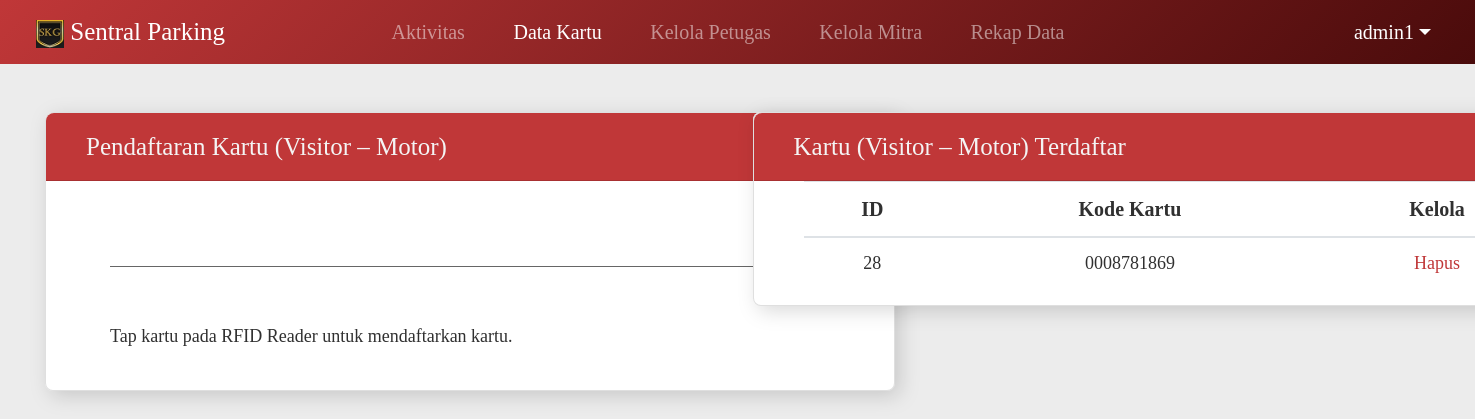
Page /admin/daftar/visitor-motor.php?username=admin1 (signed in) on the committed database.
### tables this page shows
CREATE TABLE `kartu_daftar` (
  `id` int(5) NOT NULL,
  `id_kode_kartu` int(5) NOT NULL,
  `id_status` int(1) NOT NULL,
  `id_jenis` int(1) DEFAULT NULL
);

CREATE TABLE `kartu_kartu` (
  `id_kode_kartu` int(5) NOT NULL,
  `kode_kartu` varchar(10) NOT NULL
);

### admin/daftar/visitor-motor.php (the view, shortened to what this page needs)
<!doctype html>
<html lang="en">
<head>
    <link rel="stylesheet" href="https://cdn.jsdelivr.net/npm/bootstrap@4.0.0/dist/css/bootstrap.min.css">
    <link rel="stylesheet" href="css/visitor-motor.css">
</head>
<body>
    <?php
        $username = $_GET['username'];
    ?>
    <div class="container-fluid w-100">
        <nav class="navbar navbar-expand-lg navbar-dark d-flex gradien fixed-top w-100 align-middle">
            <a class="navbar-brand" href="../aktivitas.php?username=<?= $username ?>">
                <img src="../../assets/logo/logo32x32.png" width="28" height="28" class="d-inline-block align-middle" alt="">
                Sentral Parking
            </a>
            <ul class="navbar-nav w-50 mx-auto d-flex align-items-center justify-content-center">
                <li class="nav-item w-100">
                    <div class="collapse navbar-collapse" id="navbarNavAltMarkup">
                        <div class="navbar-nav justify-content-around menu-lists">
                            <a class="nav-item nav-link menu" href="../aktivitas.php?username=<?= $username ?>">Aktivitas<span class="sr-only">(current)</span></a>
                            <a class="nav-item nav-link menu active" href="../data-kartu.php?username=<?= $username ?>">Data Kartu</a>
                            <a class="nav-item nav-link menu" href="../petugas-kelola.php?username=<?= $username ?>">Kelola Petugas</a>
                            <a class="nav-item nav-link menu" href="../mitra-kelola.php?username=<?= $username ?>">Kelola Mitra</a>
                            <a class="nav-item nav-link menu" href="../rekap-data.php?username=<?= $username ?>">Rekap Data</a>
                        </div>
                    </div>
                </li>
            </ul>
            <ul class="navbar-nav profile d-flex align-items-center justify-content-end">
                <li class="nav-item dropdown active text-right">
                    <a class="nav-link dropdown-toggle tombol-profile d-flex align-items-center justify-content-end" href="#" id="navbarDropdown" role="button" data-toggle="dropdown" aria-haspopup="true" aria-expanded="false"><?php echo $username; ?></a>
                </li>
            </ul>
        </nav>
        <div class="container-fluid">
            <div class="row w-100 marpad-1 justify-content-around mx-auto">
                <div class="col-lg-6">
                    <div class="area-mp mx-auto">
                        <div class="card masuk">
                            <div class="card-header">
                                <ul class="list-inline w-100 h-100 d-flex justify-content-start baris-judul-masuk">
                                    <li class="list-inline-item judul d-flex align-items-center">Pendaftaran Kartu (Visitor – Motor)</li>
                                </ul>
                            </div>
                            <div class="container form-kendaraan">
                                <form action="" method="post">
                                    <div class="row w-100 justify-content-center kendaraan">
                                        <div class="col-lg-11 w-100 identitas">
                                            <div class="row">
                                                <div class="col form-group">
                                                    <input type="text" class="form-control plat text-center" name="kode_kartu" id="kode_kartu">
                                                </div>
                                            </div>
                                        </div>
                                    </div>
                                    <div class="row justify-content-start">
                                        <span class="success-message">
                                            <?php
                                                function teksDef() {
                                                    echo 'Tap kartu pada RFID Reader untuk mendaftarkan kartu.';
                                                }
                                                $def = teksDef();
                                            ?>
                                        </span>
                                    </div>
                                </form>
                            </div>
                        </div>
                    </div>
                </div>
                <div class="col-lg-6">
                    <div class="area-kp mx-auto">
                        <div class="card keluar">
                            <div class="card-header">
                                <ul class="list-inline w-100 h-100 d-flex justify-content-start baris-judul-keluar">
                                    <li class="list-inline-item judul d-flex align-items-center">Kartu (Visitor – Motor) Terdaftar</li>
                                </ul>
                            </div>
                            <div class="container form-kendaraan">
                                <div class="row w-100 d-flex justify-content-center baris-tabel-petugas">
                                    <div class="col-lg-12">
                                        <table class="table table-responsive-lg table-hover tabel-kendaraan">
                                            <thead>
                                                <tr>
                                                    <th scope="col">ID</th>
                                                    <th scope="col">Kode Kartu</th>
                                                    <th scope="col">Kelola</th>
                                                </tr>
                                            </thead>
                                            <tbody>
                                                <?php
                                                    include '../../config/koneksi2.php';
                                                    $query = mysqli_query($con, "SELECT kartu_daftar.id_kode_kartu, kartu_daftar.id_jenis, kartu_daftar.id_status, kartu_kartu.id_kode_kartu, kartu_kartu.kode_kartu FROM kartu_daftar, kartu_kartu WHERE kartu_daftar.id_status = '1' AND kartu_daftar.id_jenis = '2' AND kartu_daftar.id_kode_kartu = kartu_kartu.id_kode_kartu");
                                                    if($query->num_rows > 0){
                                                        while($row = $query-> fetch_assoc()){
                                                            $id_kode_kartu = $row['id_kode_kartu'];
                                                            echo "<tr>
                                                                <td>$row[id_kode_kartu]</td>
                                                                <td>$row[kode_kartu]</td>
                                                                <td><a type='submit' name='hapus' onClick=\"javascript: return confirm('Apakah yakin ingin menghapus kartu dengan kode '$row[kode_kartu]' ini?');\" style='color: #C03738;' id='hapus' href='kartu-hapus-by-status.php?username=$username&id_kode_kartu=$id_kode_kartu'>Hapus</a></td>
                                                            </tr>";
                                                        }
                                                    } else {
                                                        echo "<h5>Data kartu tidak ditemukan.</h5>";
                                                    }
                                                ?>
                                            </tbody>
                                    </table>
                                    </div>
                                </div>
                            </div>
                        </div>
                    </div>
                </div>
            </div>
        </div>
</body>
</html>

### admin/daftar/css/visitor-motor.css (style rules this page uses)
body, html { font-family: 'Noto Sans Regular'; background-color: #ECECEC; }
.navbar { width: 100%; }
.navbar-nav { width: 100%; margin-right: 1.25rem; }
.gradien { background-image: linear-gradient(135deg, #C03738, #4A0B0B); }
.navbar-brand { font-family: "Noto Sans Bold"; font-size: 1.563rem; margin-left: 1.25rem; }
.menu-lists { margin: 0; }
.menu { font-family: "Noto Sans Semibold"; font-size: 1.25rem; }
.profile { width: 14rem; margin-right: 1.25rem; margin-left: 0; }
.tombol-profile { font-size: 1.25rem; }
.area-mp { width: 53.125rem; background-color: #FFFFFF; color: #303030; border-radius: 8px; }
.kendaraan { margin-left: 0; }
.area-kp { width: 53.125rem; background-color: #FFFFFF; color: #303030; border-radius: 8px; }
.card { filter: drop-shadow(5px 5px 10px rgba(0, 0, 0, 0.15)); }
.marpad-1 { padding-top: 7rem; }
.masuk .card-header { background-color: #C03738; border-radius: 8px 8px 0 0; font-size: 1.563rem; font-family: "Noto Sans Semibold"; height: 4.25rem; }
.judul { color: #F4F4F4; margin-left: 1.25rem; }
.masuk { border-radius: 8px; }
.form-control { color: #666666; background-color: #f4f4f4; font-size: 1.25rem; border: none; border-bottom: 1px solid #666666; padding-left: 0; padding-right: 0; padding-bottom: .938rem; border-radius: 0; background: none; }
.plat { padding-top: 2.5rem !important; }
.keluar .card-header { background-color: #C03738; border-radius: 8px 8px 0 0; font-size: 1.563rem; font-family: "Noto Sans Semibold"; height: 4.25rem; }
.keluar { border-radius: 8px; }
.tabel-kendaraan { color: #303030; width: 47rem; font-size: 1.125rem; margin-left: 1.25rem; margin-right: 1.25rem; }
.tabel-kendaraan thead, .tabel-petugas thead { font-size: 1.25rem; text-align: center; }
.tabel-kendaraan td, .tabel-petugas td { text-align: center; }
.baris-tabel-petugas { margin-left: 0; }
.success-message { font-family: 'Noto Sans SemiBold'; font-size: 1.125rem; margin-top: 2.5rem; margin-bottom: 2.5rem; margin-left: 4rem; }

### rows in the picture
kartu_daftar: id_kode_kartu.id_kode_kartu "28", id_kode_kartu.kode_kartu "0008781869"

### other values in the picture
$username "admin1"
